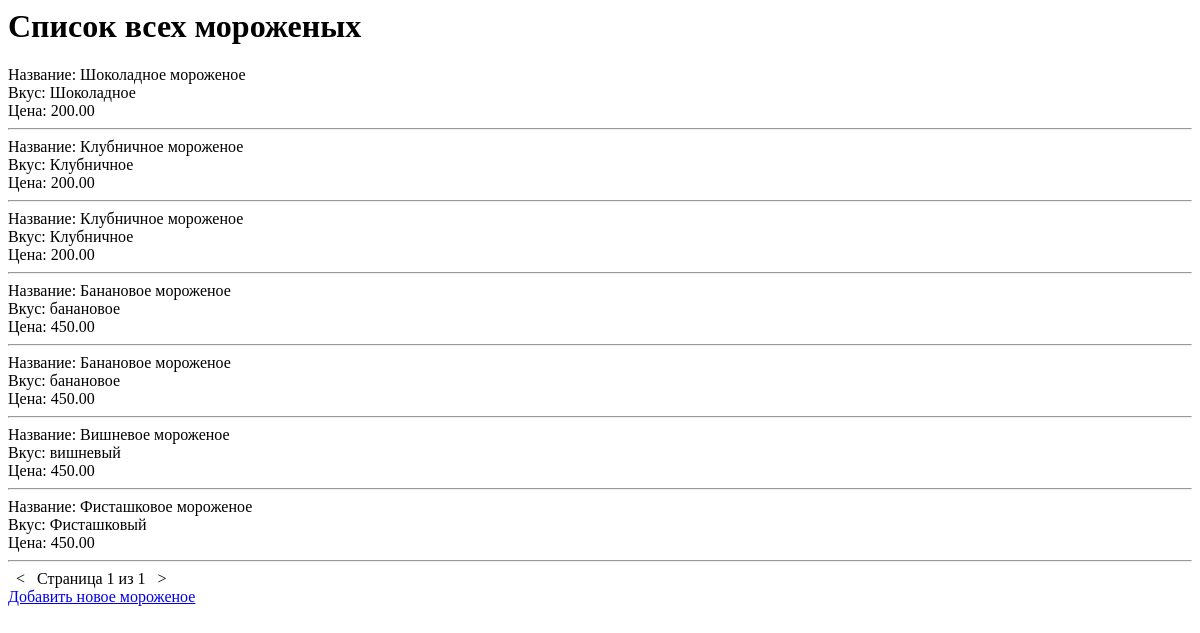
/, run on an earlier commit of the app's database.
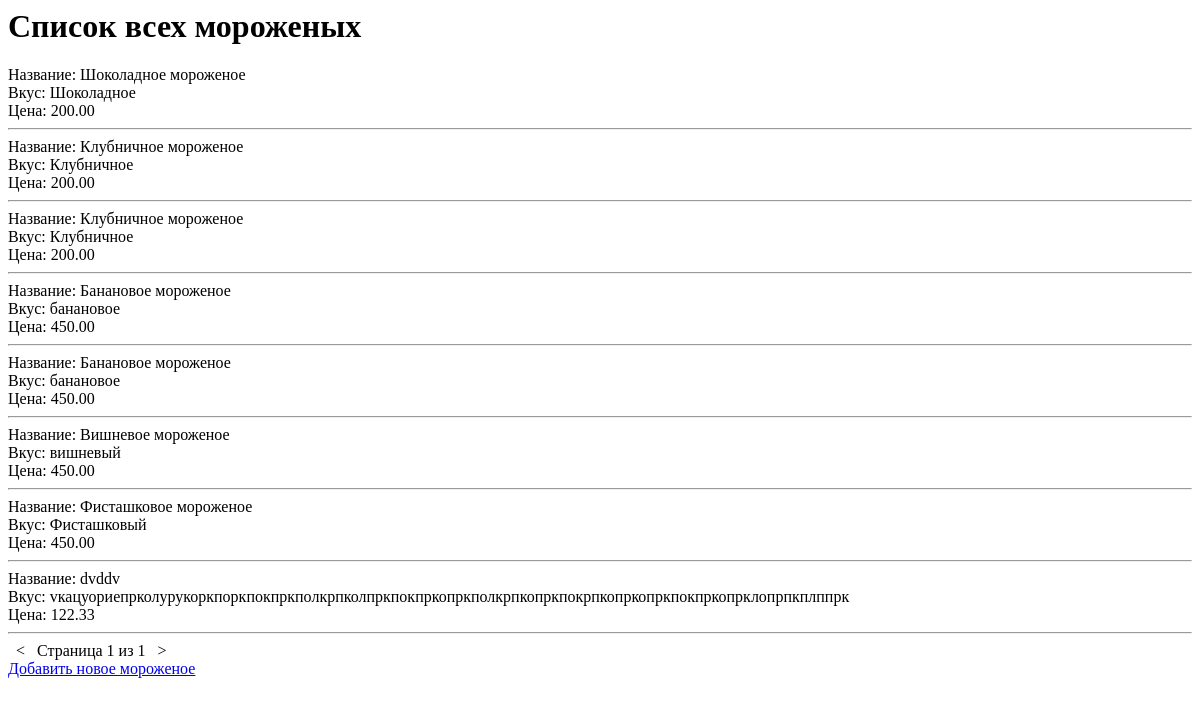
And on a later commit of the database.
### ice_cream_app/models.py (models this page shows, shortened)
class IceCream(models.Model):
    name = models.CharField(max_length=100, verbose_name='Название мороженого')
    flavor = models.CharField(max_length=50, verbose_name='Вкус мороженого')
    price = models.DecimalField(max_digits=5, decimal_places=2, verbose_name='Цена')

### ice_cream_app/views.py (the view)
# urls.py: path('', ice_cream_list, name='ice_cream_list'),
def ice_cream_list(request):
    ice_creams = IceCream.objects.all()
    paging = Paginator( ice_creams,per_page=10,orphans=0, allow_empty_first_page=True )
    num_page = 1
    if 'page' in request.GET:
        num_page = request.GET['page']
    page = paging.page( num_page )
    return render(request, 'ice_cream_app/ice_cream_list.html', {'page' : page, 'ice_creams': ice_creams})

### ice_cream_app/templates/ice_cream_app/ice_cream_list.html (shortened to what this page needs)
    <h1>Список всех мороженых</h1>
    {% if ice_creams %}
        {% for ice_cream in page.object_list  %}
        Название: {{ ice_cream.name }} <br>
        Вкус: {{ ice_cream.flavor }}<br>
        Цена: {{ ice_cream.price }}<br>
                <hr>
            {% endfor %}
            <div>
                {% if page.has_previous %}
                  <a href="?page={{ page.previous_page_number }}"> &lt; </a>
                {% else %}
                  &nbsp;  &lt; &nbsp;
                {% endif %}
                Страница {{ page.number }} из {{ page.paginator.num_pages }}
                {% if page.has_next %}
                  <a href="?page={{ page.next_page_number }}"> &gt; </a>
                {% else %}
                  &nbsp; &gt; &nbsp;
                {% endif %}
              </div>
    {% else %}
        <p>Нет мороженых в базе данных.</p>
    {% endif %}
<a href="{% url 'create_ice_cream' %}">Добавить новое мороженое</a>

What changed in the data, as far as the page shows it:
added IceCream: name "dvddv", flavor "vкацуориепрколурукоркпоркпокпркполкрпколпркпокпркопркполкрпкопркпокрпкопркопркпокпркопрклопрпкплппрк", price "122.33"
